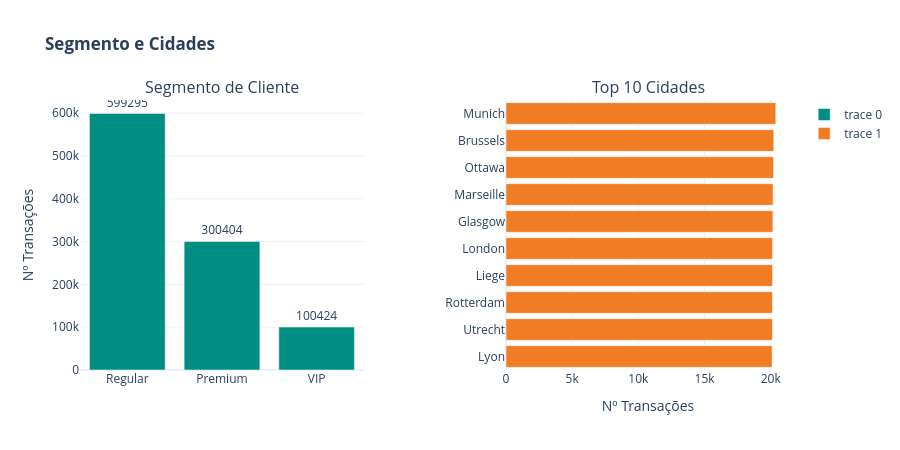

Notebook code cell kept with this figure:
### Code cell
# Segmento de cliente e principais cidades

segmento = df['customer_segment'].value_counts()
top_cidades = df['city'].value_counts().head(10).iloc[::-1]

fig = make_subplots(
    rows=1, cols=2,
    subplot_titles=('Segmento de Cliente', 'Top 10 Cidades'),
    horizontal_spacing=0.2
)
fig.add_trace(
    go.Bar(x=segmento.index, y=segmento.values, marker_color='#008D84',
           text=segmento.values, textposition='outside'),
    row=1, col=1
)
fig.add_trace(
    go.Bar(x=top_cidades.values, y=top_cidades.index, orientation='h',
           marker_color='#F07D25'),
    row=1, col=2
)
fig.update_layout(
    title='<b>Segmento e Cidades</b>',
    template='plotly_white',
    height=450
)
fig.update_yaxes(title_text='Nº Transações', row=1, col=1)
fig.update_xaxes(title_text='Nº Transações', row=1, col=2)
fig.show()

### Figure 1 — Plotly figure (JSON) as saved in the notebook; plotly's stock layout.template omitted (floating-point values rounded to 4 significant figures)
{"data": [{"marker": {"color": "#008D84"}, "text": [599300.0, 300400.0, 100400.0], "textposition": "outside", "type": "bar", "x": ["Regular", "Premium", "VIP"], "xaxis": "x", "y": [599295, 300404, 100424], "yaxis": "y"}, {"marker": {"color": "#F07D25"}, "orientation": "h", "type": "bar", "x": [20107, 20129, 20133, 20141, 20143, 20167, 20179, 20217, 20234, 20385], "xaxis": "x2", "y": ["Lyon", "Utrecht", "Rotterdam", "Liege", "London", "Glasgow", "Marseille", "Ottawa", "Brussels", "Munich"], "yaxis": "y2"}], "layout": {"annotations": [{"font": {"size": 16}, "showarrow": false, "text": "Segmento de Cliente", "x": 0.2, "xanchor": "center", "xref": "paper", "y": 1, "yanchor": "bottom", "yref": "paper"}, {"font": {"size": 16}, "showarrow": false, "text": "Top 10 Cidades", "x": 0.8, "xanchor": "center", "xref": "paper", "y": 1, "yanchor": "bottom", "yref": "paper"}], "height": 450, "title": {"text": "<b>Segmento e Cidades</b>"}, "xaxis": {"anchor": "y", "domain": [0, 0.4]}, "xaxis2": {"anchor": "y2", "domain": [0.6, 1], "title": {"text": "Nº Transações"}}, "yaxis": {"anchor": "x", "domain": [0, 1], "title": {"text": "Nº Transações"}}, "yaxis2": {"anchor": "x2", "domain": [0, 1]}}}
